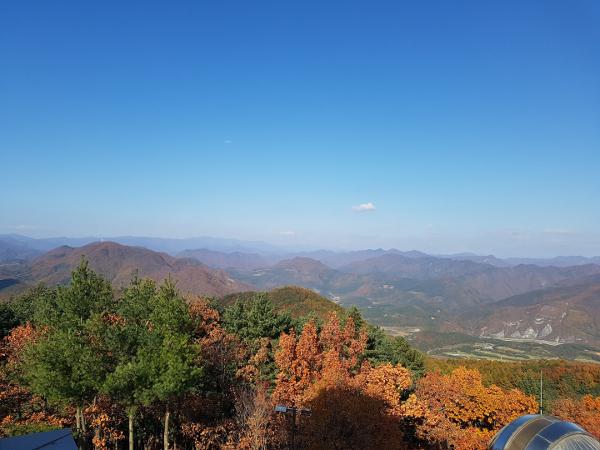
#> input picture img/mountain.jpg, 600 x 450 px
$ python 11histogram.py
#> lines starting #> are read from the running program, lines starting #| are printed output that depends on the picture
import cv2
import matplotlib.pyplot as plt

img = cv2.imread('./img/mountain.jpg', cv2.IMREAD_GRAYSCALE)
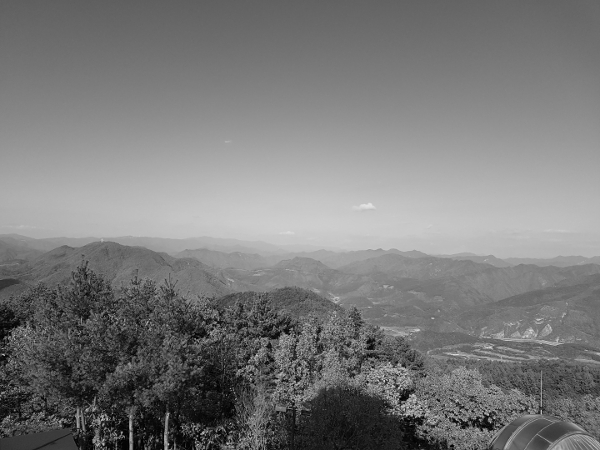
#> img: shape (450, 600); min 0, max 227, mean 121.9

# 0~255로 얼마나 밝은지 어두운지 확인
hist = cv2.calcHist([img], [0], None, [256], [0,255])
#> hist = 256 values, max 3288 at index 107, min 0 at index 220, mean 1054.7
plt.plot(hist)
plt.show()
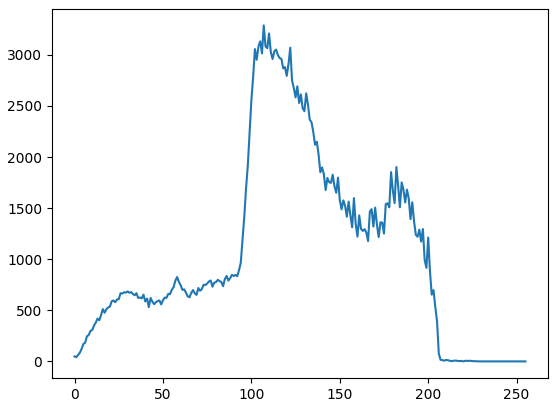
#> figure drawn by matplotlib, 1 panel; curve peaks at x = 107, y = 3288

cv2.imshow('mountain_gray', img)
cv2.waitKey()
cv2.destroyAllWindows()

img = cv2.imread('./img/graduate.jpg')
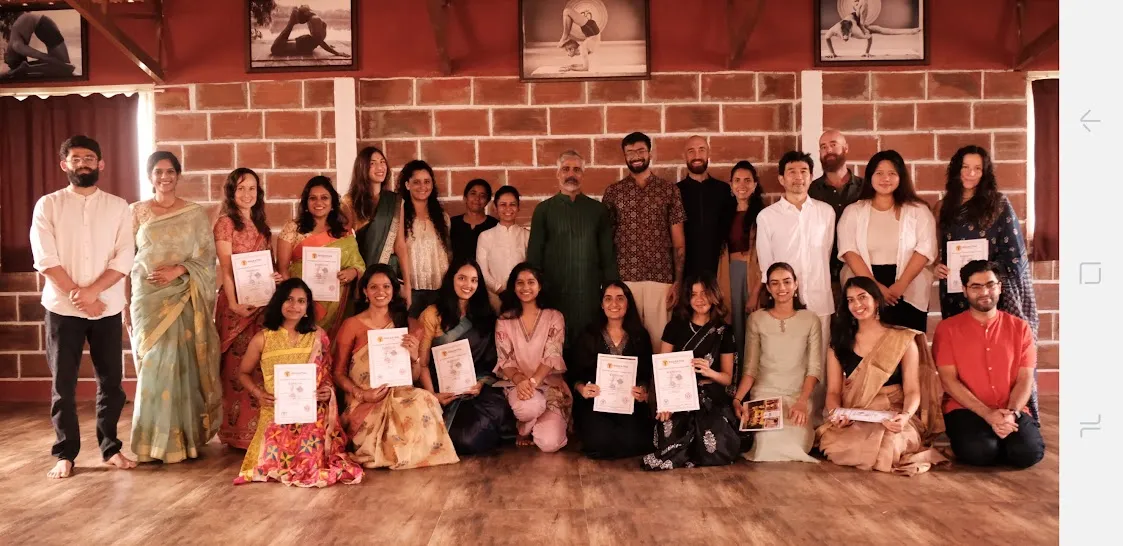
#> input picture img/graduate.jpg, 1123 x 546 px
#> img is the input picture: shape (546, 1123, 3); mean B, G, R 80.9, 98.2, 153

cv2.imshow('mountain_color', img)

# BGR 세가지의 채널로 나누어서 표현하도록 한다
channels = cv2.split(img)
# print(channels)

# 이전의 3차원을 나누어서 표현함
colors = ('b', 'g', 'r')
for (ch, color) in zip(channels, colors):
    print(ch)
    print(color)
    hist = cv2.calcHist([ch], [0], None, [256], [0,255])
    # 각자의 색상대로 히스토그램을 그리겠다라는 코드
    plt.plot(hist, color = color)
#> this loop made 3 passes
#> color on passes 1 to 3: 'b', 'g', 'r'
#> (printed output is left out)

plt.show()
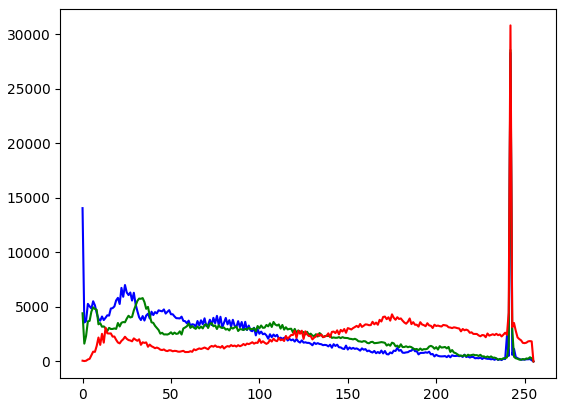
#> figure drawn by matplotlib, 1 panel; curve peaks at x = 242, y = 28276; curve peaks at x = 242, y = 28542; curve peaks at x = 242, y = 30796
cv2.waitKey()
cv2.destroyAllWindows()
